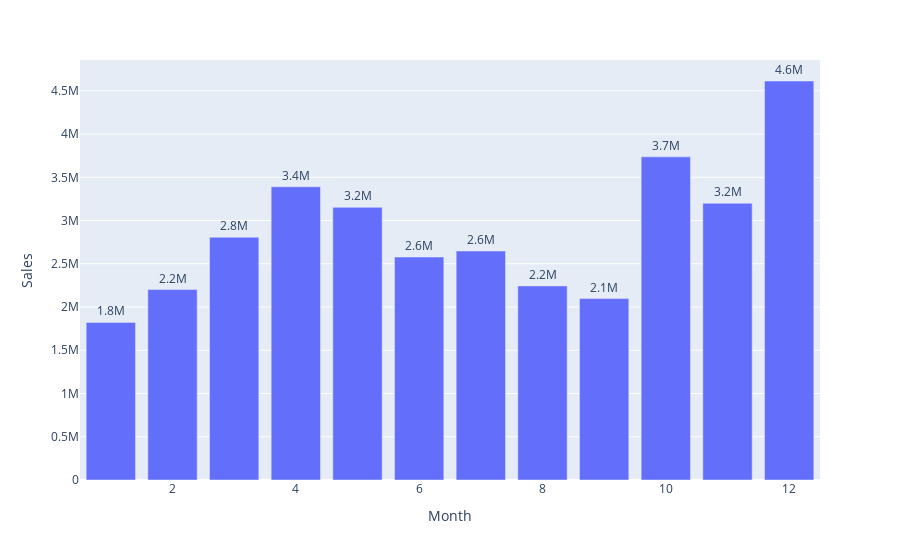

This figure's notebook cell:
### Code cell
fig = px.bar(month_sales, x=month_sales.index, y='Sales', text='Sales')
fig.update_traces(texttemplate='%{text:.2s}', textposition='outside')
fig.update_layout(uniformtext_minsize=8, uniformtext_mode='hide')
fig.show()

### Figure 1 — Plotly figure (JSON) as saved in the notebook; plotly's stock layout.template omitted (floating-point values rounded to 4 significant figures)
{"data": [{"alignmentgroup": "True", "hovertemplate": "Month=%{x}<br>Sales=%{text}<extra></extra>", "legendgroup": "", "marker": {"color": "#636efa", "pattern": {"shape": ""}}, "name": "", "offsetgroup": "", "orientation": "v", "showlegend": false, "text": [1822000.0, 2202000.0, 2807000.0, 3391000.0, 3153000.0, 2578000.0, 2648000.0, 2244000.0, 2098000.0, 3737000.0, 3200000.0, 4613000.0], "textposition": "outside", "texttemplate": "%{text:.2s}", "type": "bar", "x": [1, 2, 3, 4, 5, 6, 7, 8, 9, 10, 11, 12], "xaxis": "x", "y": [1822000.0, 2202000.0, 2807000.0, 3391000.0, 3153000.0, 2578000.0, 2648000.0, 2244000.0, 2098000.0, 3737000.0, 3200000.0, 4613000.0], "yaxis": "y"}], "layout": {"barmode": "relative", "legend": {"tracegroupgap": 0}, "margin": {"t": 60}, "uniformtext": {"minsize": 8, "mode": "hide"}, "xaxis": {"anchor": "y", "domain": [0, 1], "title": {"text": "Month"}}, "yaxis": {"anchor": "x", "domain": [0, 1], "title": {"text": "Sales"}}}}
